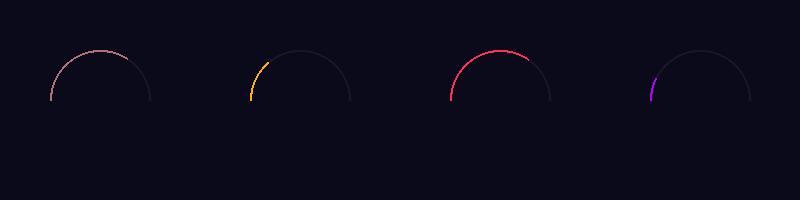

Generate this figure with Python:
import sys
import math
import numpy as np
from PIL import Image, ImageDraw

NEON = {
    "bg":       (10, 10, 26),
    "grid":     (25, 25, 60),
    "pink":     (255, 20, 147),
    "cyan":     (0, 229, 255),
    "amber":    (255, 176, 0),
    "purple":   (180, 0, 255),
    "white":    (220, 220, 230),
    "dim":      (80, 80, 120),
    "hot":      (255, 60, 60),
}

def _dim(color, factor):
    return tuple(max(0, min(255, int(c * factor))) for c in color)

def _lerp_color(c1, c2, t):
    t = max(0.0, min(1.0, t))
    return tuple(int(a + (b - a) * t) for a, b in zip(c1, c2))

def _draw_arc_gauge(draw, cx, cy, r, frac, color, bg_color):
    bbox = [cx - r, cy - r, cx + r, cy + r]
    bg_arc_color = _dim(bg_color, 0.3)
    draw.arc(bbox, 180, 360, fill=bg_arc_color, width=2)
    print(f"Drawing background arc: {bg_arc_color}")

    if frac > 0.01:
        end_angle = 180 + int(180 * frac)
        arc_color = _lerp_color(color, NEON["hot"], frac) if frac > 0.6 else color
        print(f"Drawing filled arc: frac={frac:.2f}, angles: 180 -> {end_angle}, color: {arc_color}")
        draw.arc(bbox, 180, end_angle, fill=arc_color, width=2)

img = Image.new("RGB", (800, 200), NEON["bg"])
draw = ImageDraw.Draw(img)

# Weather gauge: 83 / 120
frac_weather = min(83 / 120, 1.0)
_draw_arc_gauge(draw, 100, 100, 50, frac_weather, NEON["cyan"], NEON["dim"])

# AQI gauge: 84 / 300
frac_aqi = min(84 / 300, 1.0)
_draw_arc_gauge(draw, 300, 100, 50, frac_aqi, NEON["amber"], NEON["dim"])

# Transit gauge: 70 / 100
frac_transit = min(70 / 100, 1.0)
_draw_arc_gauge(draw, 500, 100, 50, frac_transit, NEON["pink"], NEON["dim"])

# Seismic gauge: 3 / 20
frac_seismic = min(3 / 20, 1.0)
_draw_arc_gauge(draw, 700, 100, 50, frac_seismic, NEON["purple"], NEON["dim"])

img.save(r"C:\Users\jeffr\Documents\ComfyUI\comfyui-data-media-machine\test_gauge.png")
print("Saved to test_gauge.png")
